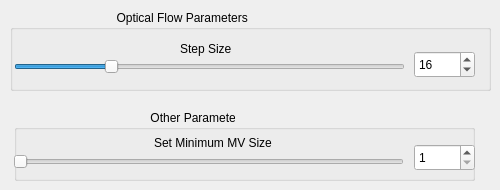
    <widget class="QWidget" name="page_4">
     <widget class="QGroupBox" name="DeepFlow_groupBox_otherParameters">
      <property name="geometry">
       <rect>
        <x>14</x>
        <y>110</y>
        <width>461</width>
        <height>71</height>
       </rect>
      </property>
      <property name="title">
       <string>                                         Other Parameters</string>
      </property>
      <widget class="QSpinBox" name="DeepFlow_spinBox_setMinMVSize">
       <property name="geometry">
        <rect>
         <x>400</x>
         <y>34</y>
         <width>61</width>
         <height>27</height>
        </rect>
       </property>
       <property name="minimum">
        <number>1</number>
       </property>
       <property name="maximum">
        <number>100</number>
       </property>
       <property name="value">
        <number>1</number>
       </property>
      </widget>
      <widget class="QLabel" name="DeepFlow_label_minMvSize">
       <property name="geometry">
        <rect>
         <x>140</x>
         <y>24</y>
         <width>151</width>
         <height>17</height>
        </rect>
       </property>
       <property name="text">
        <string>Set Minimum MV Size</string>
       </property>
      </widget>
      <widget class="QSlider" name="DeepFlow_setMinMVSize">
       <property name="geometry">
        <rect>
         <x>-1</x>
         <y>37</y>
         <width>391</width>
         <height>29</height>
        </rect>
       </property>
       <property name="sizePolicy">
        <sizepolicy hsizetype="Fixed" vsizetype="Fixed">
         <horstretch>0</horstretch>
         <verstretch>0</verstretch>
        </sizepolicy>
       </property>
       <property name="minimum">
        <number>1</number>
       </property>
       <property name="maximum">
        <number>100</number>
       </property>
       <property name="singleStep">
        <number>1</number>
       </property>
       <property name="value">
        <number>1</number>
       </property>
       <property name="orientation">
        <enum>Qt::Horizontal</enum>
       </property>
      </widget>
     </widget>
     <widget class="QGroupBox" name="Farneback_groupBox_opticalFlow_3">
      <property name="geometry">
       <rect>
        <x>10</x>
        <y>10</y>
        <width>481</width>
        <height>81</height>
       </rect>
      </property>
      <property name="title">
       <string>                                Optical Flow Parameters                         </string>
      </property>
     </widget>
     <widget class="QSpinBox" name="DeepFlow_spinBox_stepSize">
      <property name="geometry">
       <rect>
        <x>414</x>
        <y>51</y>
        <width>61</width>
        <height>27</height>
       </rect>
      </property>
      <property name="minimum">
       <number>1</number>
      </property>
      <property name="maximum">
       <number>64</number>
      </property>
      <property name="value">
       <number>16</number>
      </property>
     </widget>
     <widget class="QSlider" name="DeepFlow_stepSize">
      <property name="geometry">
       <rect>
        <x>14</x>
        <y>52</y>
        <width>391</width>
        <height>29</height>
       </rect>
      </property>
      <property name="sizePolicy">
       <sizepolicy hsizetype="Fixed" vsizetype="Fixed">
        <horstretch>0</horstretch>
        <verstretch>0</verstretch>
       </sizepolicy>
      </property>
      <property name="minimum">
       <number>1</number>
      </property>
      <property name="maximum">
       <number>64</number>
      </property>
      <property name="singleStep">
       <number>1</number>
      </property>
      <property name="value">
       <number>16</number>
      </property>
      <property name="orientation">
       <enum>Qt::Horizontal</enum>
      </property>
     </widget>
     <widget class="QLabel" name="DeepFlow_label_stepSize">
      <property name="geometry">
       <rect>
        <x>180</x>
        <y>40</y>
        <width>71</width>
        <height>17</height>
       </rect>
      </property>
      <property name="text">
       <string>Step Size</string>
      </property>
     </widget>
    </widget>
